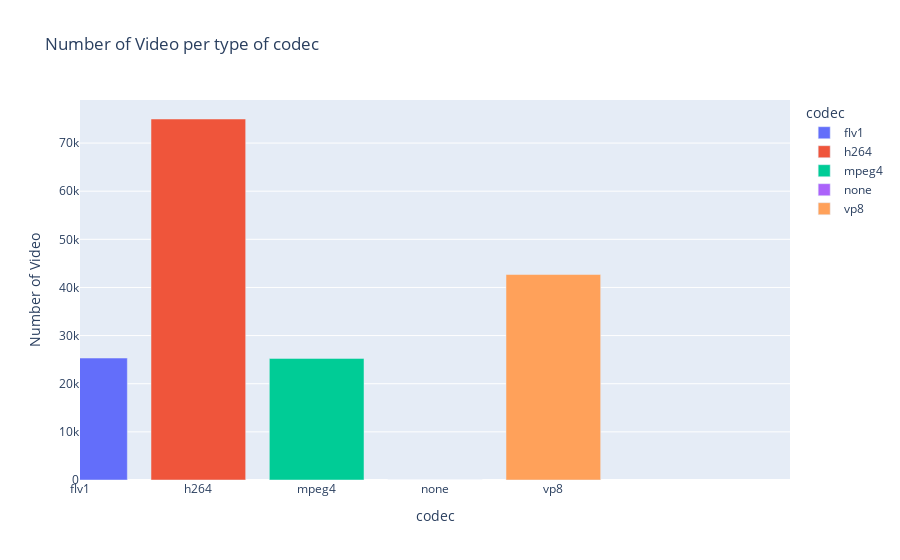

This figure's notebook cell:
### Markdown cell above
we can also get insight in the type of codec for encoding the data accross the dataset

### Code cell
df_categorie=pd.DataFrame(df_youtube_videos,columns=['codec'])
temp=df_youtube_videos.groupby('codec').size()

fig=px.bar(temp,
           x=temp.index,
           y=temp, 
           range_x = [0,6],color=temp.index,
           title="Number of Video per type of codec")

fig.update_layout(xaxis_title="codec", yaxis_title="Number of Video", 
                      yaxis_categoryorder = 'total ascending',
                      uniformtext_minsize=20, uniformtext_mode='hide')

### Figure 1 — Plotly figure (JSON) as saved in the notebook; plotly's stock layout.template omitted (floating-point values rounded to 4 significant figures)
{"data": [{"alignmentgroup": "True", "hovertemplate": "codec=%{x}<br>y=%{y}<extra></extra>", "legendgroup": "flv1", "marker": {"color": "#636efa", "pattern": {"shape": ""}}, "name": "flv1", "offsetgroup": "flv1", "orientation": "v", "showlegend": true, "textposition": "auto", "type": "bar", "x": ["flv1"], "xaxis": "x", "y": [25337], "yaxis": "y"}, {"alignmentgroup": "True", "hovertemplate": "codec=%{x}<br>y=%{y}<extra></extra>", "legendgroup": "h264", "marker": {"color": "#EF553B", "pattern": {"shape": ""}}, "name": "h264", "offsetgroup": "h264", "orientation": "v", "showlegend": true, "textposition": "auto", "type": "bar", "x": ["h264"], "xaxis": "x", "y": [74996], "yaxis": "y"}, {"alignmentgroup": "True", "hovertemplate": "codec=%{x}<br>y=%{y}<extra></extra>", "legendgroup": "mpeg4", "marker": {"color": "#00cc96", "pattern": {"shape": ""}}, "name": "mpeg4", "offsetgroup": "mpeg4", "orientation": "v", "showlegend": true, "textposition": "auto", "type": "bar", "x": ["mpeg4"], "xaxis": "x", "y": [25264], "yaxis": "y"}, {"alignmentgroup": "True", "hovertemplate": "codec=%{x}<br>y=%{y}<extra></extra>", "legendgroup": "none", "marker": {"color": "#ab63fa", "pattern": {"shape": ""}}, "name": "none", "offsetgroup": "none", "orientation": "v", "showlegend": true, "textposition": "auto", "type": "bar", "x": ["none"], "xaxis": "x", "y": [2], "yaxis": "y"}, {"alignmentgroup": "True", "hovertemplate": "codec=%{x}<br>y=%{y}<extra></extra>", "legendgroup": "vp8", "marker": {"color": "#FFA15A", "pattern": {"shape": ""}}, "name": "vp8", "offsetgroup": "vp8", "orientation": "v", "showlegend": true, "textposition": "auto", "type": "bar", "x": ["vp8"], "xaxis": "x", "y": [42687], "yaxis": "y"}], "layout": {"barmode": "relative", "legend": {"title": {"text": "codec"}, "tracegroupgap": 0}, "title": {"text": "Number of Video per type of codec"}, "uniformtext": {"minsize": 20, "mode": "hide"}, "xaxis": {"anchor": "y", "categoryarray": ["flv1", "h264", "mpeg4", "none", "vp8"], "categoryorder": "array", "domain": [0, 1], "range": [0, 6], "title": {"text": "codec"}}, "yaxis": {"anchor": "x", "categoryorder": "total ascending", "domain": [0, 1], "title": {"text": "Number of Video"}}}}
